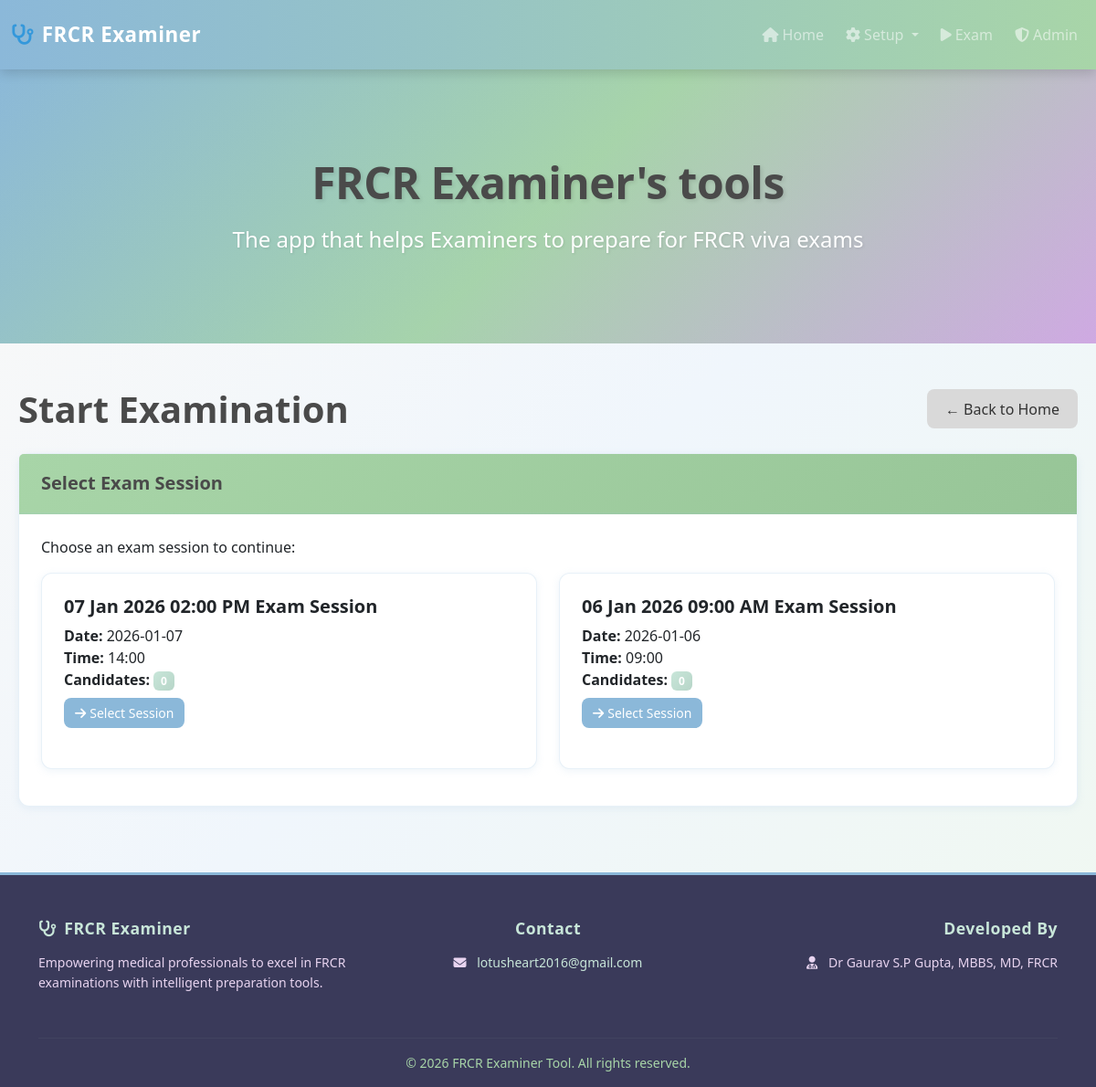
Page /exam/select-candidate on the committed database.
### models.py (models this page shows, shortened)
class ExamSession(db.Model):
    id = db.Column(db.Integer, primary_key=True)
    exam_date = db.Column(db.Date, nullable=False)
    exam_time = db.Column(db.String(10), nullable=False)
    session_name = db.Column(db.String(100), nullable=False)
    created_at = db.Column(db.DateTime, default=datetime.utcnow)
    packets = db.relationship('Packet', backref='exam', lazy=True, cascade='all, delete-orphan')
    candidates = db.relationship('Candidate', backref='exam', lazy=True, cascade='all, delete-orphan')

### app.py (the view)
@app.route('/exam/select-candidate')
def exam_select_candidate():
    exam_sessions = ExamSession.query.order_by(ExamSession.created_at.desc()).all()
    if not exam_sessions:
        return redirect(url_for('setup_sessions'))
    return render_template('start_exam.html', exams=exam_sessions)

### templates/start_exam.html (shortened to what this page needs)
{% extends "base.html" %}
{% block content %}
<div class="row">
    <div class="col-md-12">
        <div class="d-flex justify-content-between align-items-center mb-4">
            <h1 class="mb-0">Start Examination</h1>
            <a href="/" class="btn btn-secondary">← Back to Home</a>
        </div>
        {% if exams %}
        <div class="card mb-4">
            <div class="card-header bg-success text-white">
                <h5 class="mb-0">Select Exam Session</h5>
            </div>
            <div class="card-body">
                <p>Choose an exam session to continue:</p>
                <div class="row">
                    {% for exam in exams %}
                    <div class="col-md-6 mb-3">
                        <div class="card h-100 cursor-pointer" onclick="selectSession({{ exam.id }})" style="cursor: pointer; transition: all 0.3s ease;">
                            <div class="card-body">
                                <h5 class="card-title">{{ exam.session_name }}</h5>
                                <p class="card-text mb-2">
                                    <strong>Date:</strong> {{ exam.exam_date.strftime('%Y-%m-%d') }}<br>
                                    <strong>Time:</strong> {{ exam.exam_time }}<br>
                                    <strong>Candidates:</strong> <span id="count-{{ exam.id }}" class="badge bg-info">0</span>
                                </p>
                                <button class="btn btn-primary btn-sm" onclick="selectSession({{ exam.id }}); event.stopPropagation();">
                                    <i class="fas fa-arrow-right me-1"></i>Select Session
                                </button>
                            </div>
                        </div>
                    </div>
                    {% endfor %}
                </div>
            </div>
        </div>
        {% else %}
        <div class="alert alert-warning">
            <h4>No Exam Sessions Found</h4>
            <p>Please create an exam session first by going to the "Prepare for Exam" tab.</p>
            <a href="/" class="btn btn-primary">Go Back</a>
        </div>
        {% endif %}
    </div>
</div>
{% endblock %}

### templates/base.html (shortened to what this page needs)
<!DOCTYPE html>
<html lang="en">
<head>
    <link href="https://cdn.jsdelivr.net/npm/bootstrap@5.3.0/dist/css/bootstrap.min.css" rel="stylesheet">
    <link rel="stylesheet" href="https://cdnjs.cloudflare.com/ajax/libs/font-awesome/6.4.0/css/all.min.css">
    <link rel="stylesheet" href="{{ url_for('static', filename='style.css') }}">
</head>
<body>
    <nav class="navbar navbar-expand-lg navbar-dark sticky-top" style="background: linear-gradient(135deg, #2c3e50 0%, #34495e 100%); box-shadow: 0 4px 12px rgba(0,0,0,0.15);">
        <div class="container-fluid">
            <a class="navbar-brand fw-bold" href="/" style="font-size: 1.3rem;">
                <i class="fas fa-stethoscope me-2" style="color: #3498db;"></i>FRCR Examiner
            </a>
            <div class="collapse navbar-collapse" id="navbarNav">
                <ul class="navbar-nav ms-auto gap-2">
                    <li class="nav-item">
                        <a class="nav-link" href="/" title="Go to dashboard">
                            <i class="fas fa-home me-1"></i>Home
                        </a>
                    </li>
                    <li class="nav-item dropdown">
                        <a class="nav-link dropdown-toggle" href="#" id="setupDropdown" role="button" data-bs-toggle="dropdown" aria-expanded="false" title="Setup and prepare exams">
                            <i class="fas fa-cog me-1"></i>Setup
                        </a>
                    </li>
                    <li class="nav-item">
                        <a class="nav-link" href="/exam/start" title="Start examining a candidate">
                            <i class="fas fa-play me-1"></i>Exam
                        </a>
                    </li>
                    <li class="nav-item">
                        <a class="nav-link" href="/admin" title="Manage backups and system">
                            <i class="fas fa-shield-alt me-1"></i>Admin
                        </a>
                    </li>
                </ul>
            </div>
        </div>
    </nav>
    <div class="hero-banner">
        <div class="hero-overlay"></div>
        <div class="hero-content">
            <div class="container h-100">
                <div class="row h-100 align-items-center">
                    <div class="col-lg-8 mx-auto text-center">
                        <h1 class="hero-title">FRCR Examiner's tools</h1>
                        <p class="hero-subtitle">The app that helps Examiners to prepare for FRCR viva exams</p>
                    </div>
                </div>
            </div>
        </div>
    </div>
    <div class="container-fluid main-content">
        {% block content %}{% endblock %}
    </div>
    <footer class="footer mt-5">
        <div class="footer-content">
            <div class="container">
                <div class="row py-5">
                    <div class="col-md-4 mb-4 mb-md-0 text-center text-md-start">
                        <h6 class="footer-title mb-3">
                            <i class="fas fa-stethoscope me-2"></i>FRCR Examiner
                        </h6>
                        <p class="footer-text small">Empowering medical professionals to excel in FRCR examinations with intelligent preparation tools.</p>
                    </div>
                    <div class="col-md-4 mb-4 mb-md-0 text-center">
                        <h6 class="footer-title mb-3">Contact</h6>
                        <p class="footer-text small">
                            <i class="fas fa-envelope me-2"></i>
                            <a href="mailto:lotusheart2016@gmail.com" class="footer-link">lotusheart2016@gmail.com</a>
                        </p>
                    </div>
                    <div class="col-md-4 text-center text-md-end">
                        <h6 class="footer-title mb-3">Developed By</h6>
                        <p class="footer-text small">
                            <i class="fas fa-user-md me-2"></i>
                            Dr Gaurav S.P Gupta, MBBS, MD, FRCR
                        </p>
                    </div>
                </div>
                <hr class="footer-divider">
                <div class="row py-3">
                    <div class="col-12 text-center">
                        <p class="footer-copyright small">
                            &copy; 2026 FRCR Examiner Tool. All rights reserved.
                        </p>
                    </div>
                </div>
            </div>
        </div>
    </footer>
</body>
</html>

### static/style.css (style rules this page uses)
:root { --pastel-blue: #8bb8d9; --pastel-green: #a8d5a8; --pastel-purple: #d4a5e8; --pastel-peach: #f5d9b8; --pastel-yellow: #f0e8b8; --pastel-lavender: #e8d4f0; --pastel-mint: #c8e6d9; --pastel-coral: #f5b8a8; --soft-bg-light: #faf9f7; --soft-bg-pale-blue: #f0f6fc; --soft-bg-pale-green: #f0f8f0; --soft-bg-pale-lavender: #f3eef8; --primary-color: #8bb8d9; --success-color: #a8d5a8; --danger-color: #f5b8a8; --warning-color: #f0e8b8; --light-bg: #faf9f7; }
body { font-family: 'Segoe UI', Tahoma, Geneva, Verdana, sans-serif; background: linear-gradient(135deg, #faf9f7 0%, #f0f6fc 50%, #f0f8f0 100%); background-attachment: fixed; padding: 0; margin: 0; display: flex; flex-direction: column; min-height: 100vh; }
.navbar { box-shadow: 0 2px 12px rgba(139, 184, 217, 0.15); background: linear-gradient(90deg, #8bb8d9 0%, #a8d5a8 100%) !important; padding: 1rem 0; }
.navbar-brand { font-size: 1.4rem !important; font-weight: 700 !important; color: white !important; letter-spacing: 0.5px; transition: opacity 0.2s ease; }
.hero-banner { position: relative; height: 300px; background: linear-gradient(135deg, #8bb8d9 0%, #a8d5a8 50%, #d4a5e8 100%); display: flex; align-items: center; justify-content: center; overflow: hidden; margin-bottom: 3rem; }
.hero-overlay { position: absolute; top: 0; left: 0; right: 0; bottom: 0; background: linear-gradient(45deg, rgba(139, 184, 217, 0.1) 0%, rgba(168, 213, 168, 0.1) 100%); animation: slideBackground 15s ease infinite; }
.hero-content { position: relative; z-index: 2; color: white; text-align: center; width: 100%; }
.hero-title { font-size: 3rem; font-weight: 700; margin-bottom: 1rem; text-shadow: 2px 2px 4px rgba(0, 0, 0, 0.1); letter-spacing: -0.5px; }
.hero-subtitle { font-size: 1.5rem; font-weight: 300; text-shadow: 1px 1px 3px rgba(0, 0, 0, 0.1); margin: 0; }
.main-content { flex: 1; padding: 0 20px; }
.footer { background: linear-gradient(135deg, #4a4a6a 0%, #3a5a7a 100%); color: white; margin-top: auto; }
.footer-content { background-color: #3a3a5a; border-top: 3px solid #8bb8d9; }
.footer-title { font-weight: 700; color: #c8e6d9; font-size: 1.1rem; letter-spacing: 0.5px; }
.footer-text { color: #e8d4f0; line-height: 1.6; margin: 0; }
.footer-link { color: #c8e6d9; text-decoration: none; font-weight: 500; transition: color 0.3s ease; }
.footer-divider { border-color: rgba(200, 230, 217, 0.2); margin: 0; }
.footer-copyright { color: #a8d5a8; margin: 0; }
.card { box-shadow: 0 2px 8px rgba(139, 184, 217, 0.15); border: 1px solid rgba(139, 184, 217, 0.2); margin-bottom: 20px; border-radius: 0.75rem; background-color: white; }
.card-header { border-bottom: 2px solid rgba(139, 184, 217, 0.1); padding: 1.25rem 1.5rem; background: linear-gradient(90deg, #f0f6fc 0%, #f0f8f0 100%); }
.card-body { padding: 1.5rem; }
.btn { border-radius: 0.5rem; font-weight: 500; padding: 0.575rem 1.25rem; transition: all 0.2s ease-in-out; border: none; }
.btn-primary { background-color: var(--pastel-blue); color: white; }
.btn-secondary { background-color: #d9d9d9; color: #333; }
.btn-sm { padding: 0.375rem 0.75rem; font-size: 0.875rem; }
.bg-success { background: linear-gradient(135deg, #a8d5a8 0%, #97c597 100%) !important; }
.bg-info { background: linear-gradient(135deg, #c8e6d9 0%, #b7d5c8 100%) !important; }
h1, h2, h3, h4, h5, h6 { color: #4a4a4a; font-weight: 600; }

### rows in the picture
ExamSession: session_name "07 Jan 2026 02:00 PM Exam Session", exam_date "2026-01-07", exam_time "14:00"
ExamSession: session_name "06 Jan 2026 09:00 AM Exam Session", exam_date "2026-01-06", exam_time "09:00"
